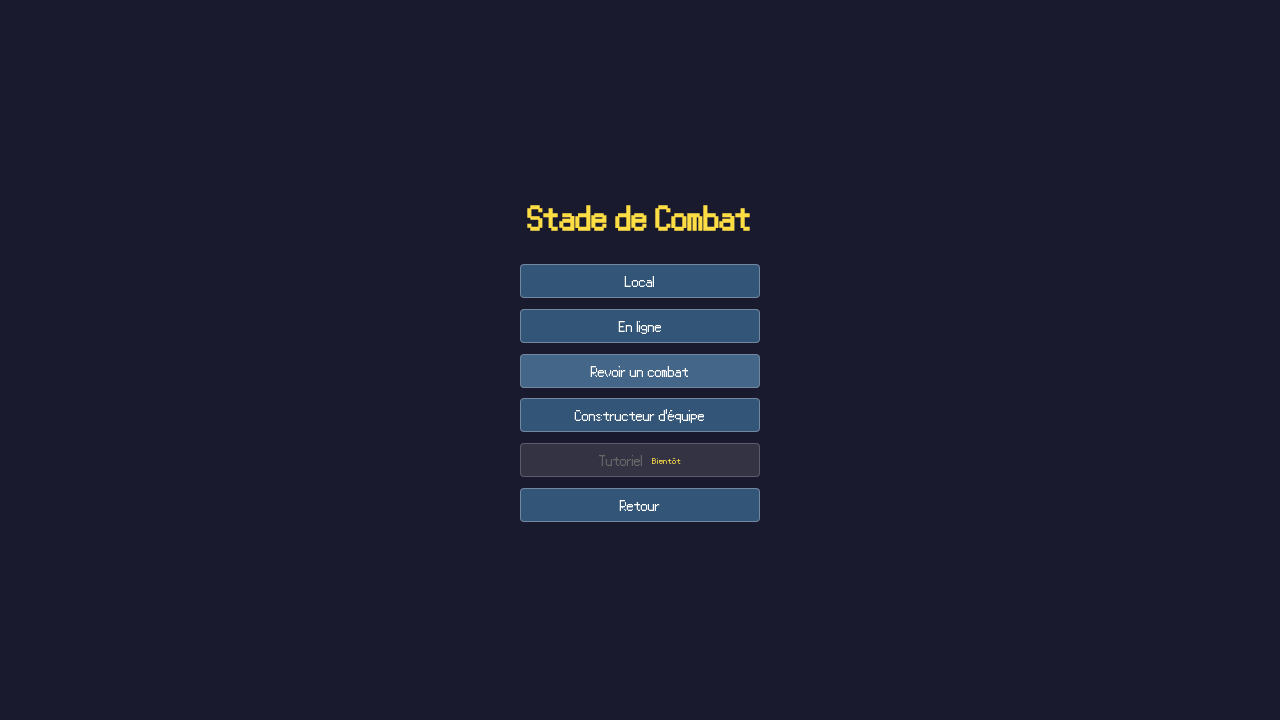
#> input picture e2e/tests/visual/screens.spec.ts-snapshots/battle-mode-visual-linux.png, 1280 x 720 px
$ python clusters.py ../../../../../e2e/tests/visual/screens.spec.ts-snapshots/battle-mode-visual-linux.png 3 out.png 3
#> lines starting #> are read from the running program, lines starting #| are printed output that depends on the picture
"""clusters.py img k out.png [maxside] : k-means des couleurs, planche des centres + carte des classes."""
import sys
import numpy as np
from PIL import Image, ImageDraw, ImageFont
img = Image.open(sys.argv[1]).convert("RGB")
#> img is the input picture: PIL image 1280x720 RGB; mean R, G, B 28.5, 29.9, 49.9
k = int(sys.argv[2]); maxside = int(sys.argv[4]) if len(sys.argv) > 4 else 600
f = min(1, maxside / max(img.size)); img = img.resize((int(img.width * f), int(img.height * f)), Image.BOX)
#> after `f = min(1, maxside / max(img.size))`: f = 0.00234
a = np.array(img).reshape(-1, 3).astype(np.float32)
#> a = [[26, 26, 46], [34, 38, 58], [26, 26, 46]]
rng = np.random.default_rng(0)
sample = a[rng.choice(len(a), min(20000, len(a)), replace=False)]
#> sample = [[26, 26, 46], [26, 26, 46], [34, 38, 58]]
c = sample[rng.choice(len(sample), k, replace=False)]
#> c = [[26, 26, 46], [34, 38, 58], [26, 26, 46]]
for _ in range(30):
    lab = np.argmin(((sample[:, None] - c[None]) ** 2).sum(-1), 1)
    c = np.array([sample[lab == i].mean(0) if (lab == i).any() else c[i] for i in range(k)])
lab = np.argmin(((a[:, None] - c[None]) ** 2).sum(-1), 1).reshape(img.height, img.width)
#> lab = [[0, 1, 0]]
order = np.argsort([-(lab == i).sum() for i in range(k)])
#> order = [0, 1, 2]
font = ImageFont.truetype("/usr/share/fonts/liberation-sans-fonts/LiberationSans-Bold.ttf", 12)
sheet = Image.new("RGB", (img.width * 2 + 230, max(img.height, 22 * k)), (30, 30, 30))
#> sheet: PIL image 236x66 RGB; every value is 30
sheet.paste(img, (0, 0))
false = np.zeros((img.height, img.width, 3), np.uint8)
#> false = [[0, 0, 0], [0, 0, 0], [0, 0, 0]]
vivid = np.array([(230,25,75),(60,180,75),(255,225,25),(0,130,200),(245,130,48),(145,30,180),(70,240,240),(240,50,230),(210,245,60),(250,190,212),(0,128,128),(220,190,255),(170,110,40),(255,250,200),(128,0,0),(170,255,195),(128,128,0),(255,215,180),(0,0,128),(128,128,128)])
for j, i in enumerate(order):
    false[lab == i] = vivid[j % 20]
#> this loop made 3 passes
#> after the loop, false = [[230, 25, 75], [60, 180, 75], [230, 25, 75]]
sheet.paste(Image.fromarray(false), (img.width, 0))
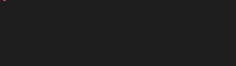
#> sheet: PIL image 236x66 RGB; mean R, G, B 30, 30, 30
d = ImageDraw.Draw(sheet)
for j, i in enumerate(order):
    y = 4 + j * 22; x = img.width * 2 + 8
    d.rectangle([x, y, x + 18, y + 16], fill=tuple(int(v) for v in c[i]))
    d.rectangle([x + 22, y, x + 40, y + 16], fill=tuple(int(v) for v in vivid[j % 20]))
    d.text((x + 46, y + 2), f"{j}: {tuple(int(v) for v in c[i])} {(lab == i).mean() * 100:.0f}%", fill=(255, 255, 255), font=font)
#> this loop made 3 passes
#> y on passes 1 to 3: 4, 26, 48
sheet.save(sys.argv[3])
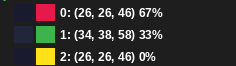
#> saved as out.png: PIL image 236x66 RGB; mean R, G, B 53.7, 51.3, 47.3

$ run again, on e2e/tests/visual/screens.spec.ts-snapshots/settings-visual-linux.png
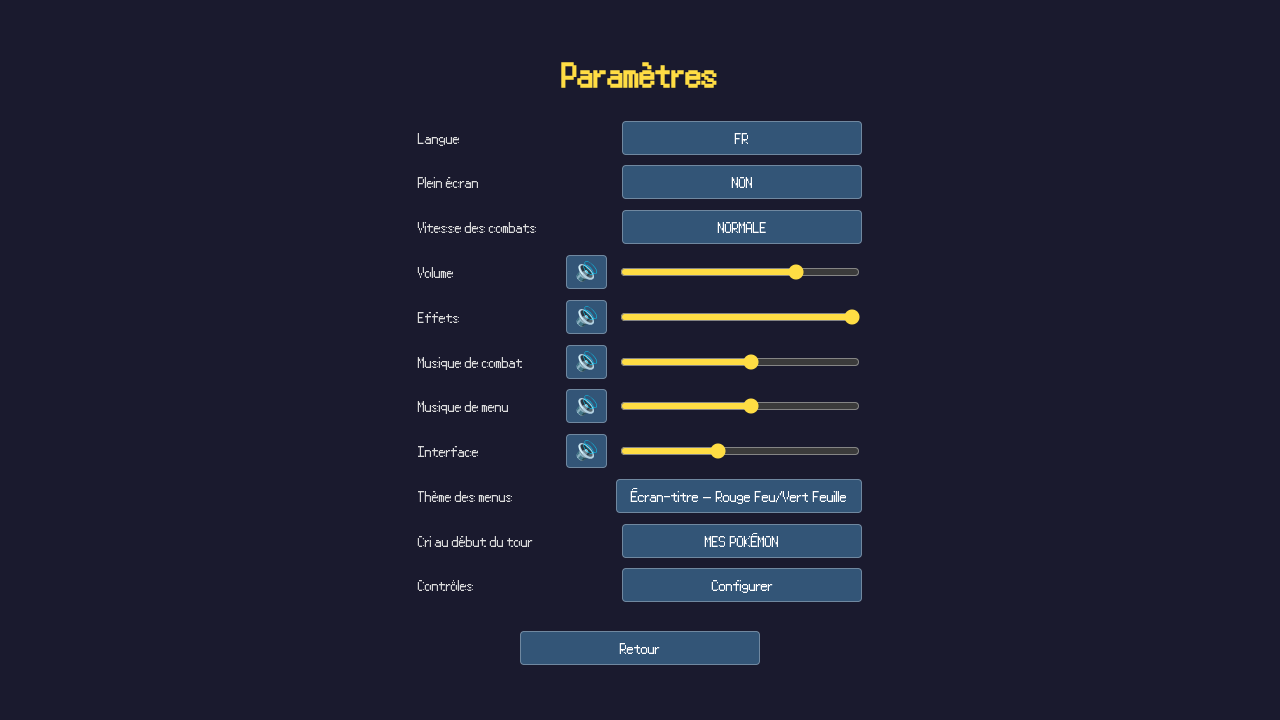
#> input picture e2e/tests/visual/screens.spec.ts-snapshots/settings-visual-linux.png, 1280 x 720 px
#> img is the input picture: PIL image 1280x720 RGB; mean R, G, B 31.1, 33.1, 52.5
#> a = [[26, 26, 46], [41, 47, 65], [26, 26, 47]]
#> sample = [[26, 26, 47], [26, 26, 46], [41, 47, 65]]
#> `c = sample[rng.choice(len(sample), k, replace=False)]`: c = [[26, 26, 46], [41, 47, 65], [26, 26, 47]]
#> `lab = np.argmin(((a[:, None] - c[None]) ** 2).sum(-1), 1).reshape(img...`: lab = [[0, 1, 2]]
#> order = [0, 1, 2]
#> the loop `for j, i in enumerate(order):` made 3 passes
#> after the loop `for j, i in enumerate(order):`: false = [[230, 25, 75], [60, 180, 75], [255, 225, 25]]
#> the loop `for j, i in enumerate(order):` made 3 passes
#> y on passes 1 to 3: 4, 26, 48
#> `sheet.save(sys.argv[3])`:
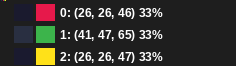
#> saved as out.png: PIL image 236x66 RGB; mean R, G, B 53.8, 51.5, 47.4
